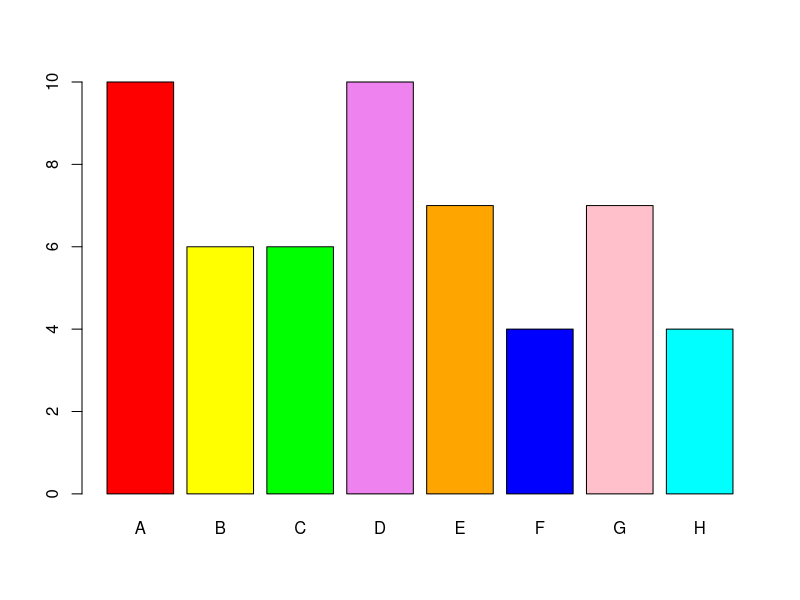
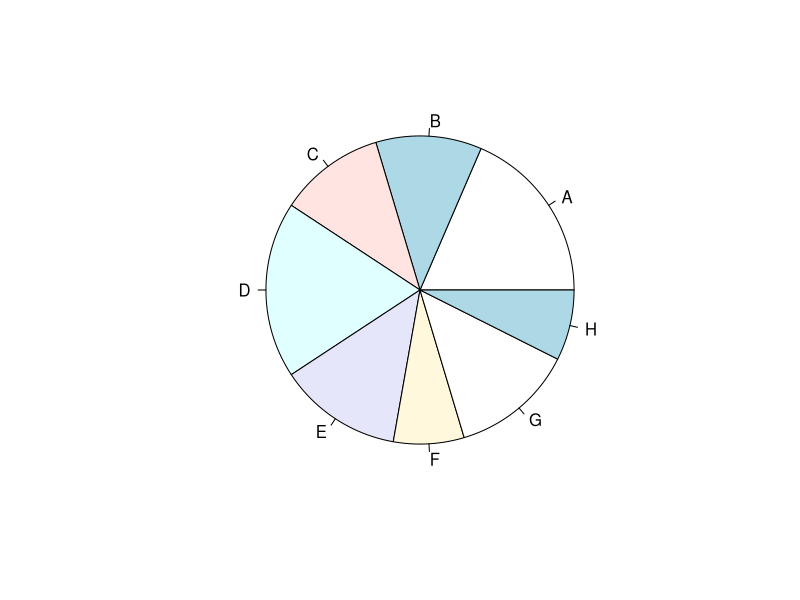
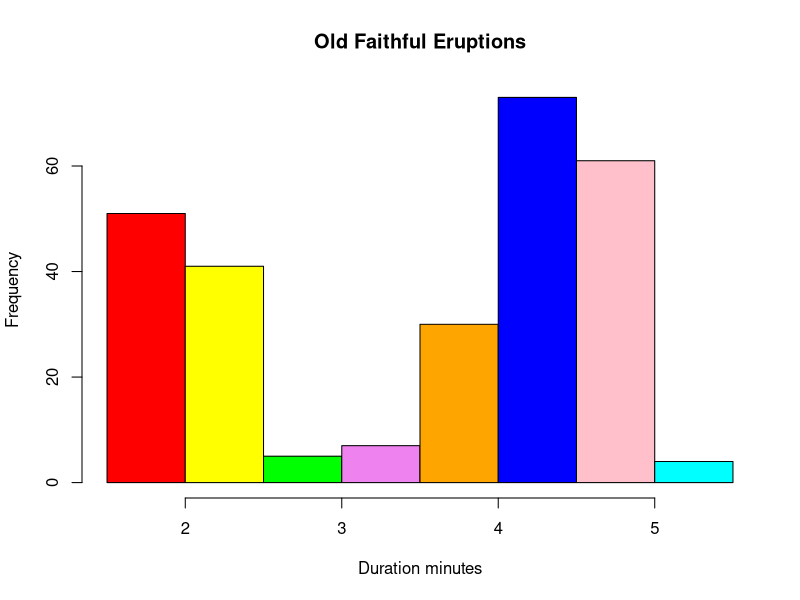
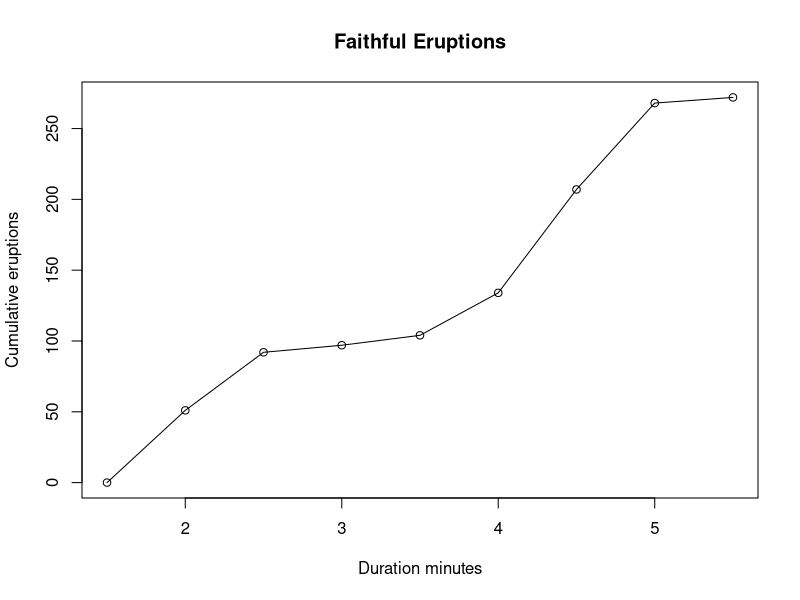
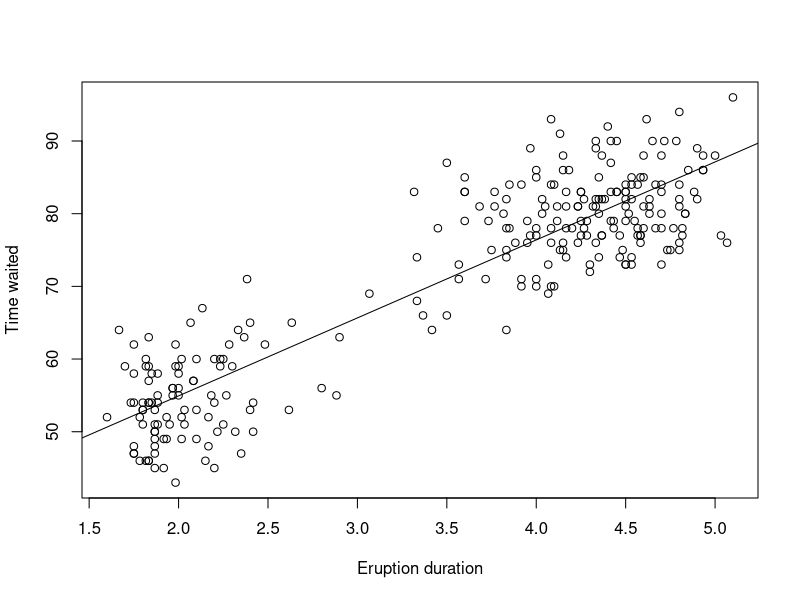
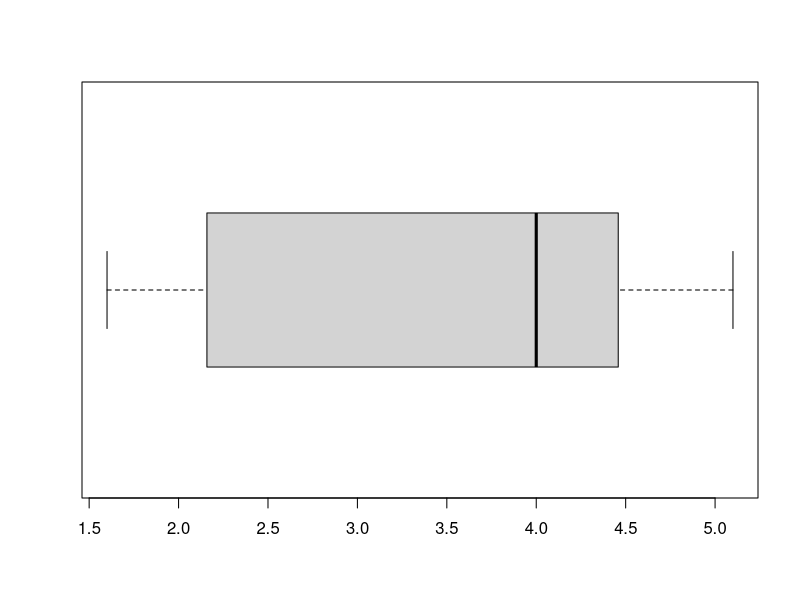
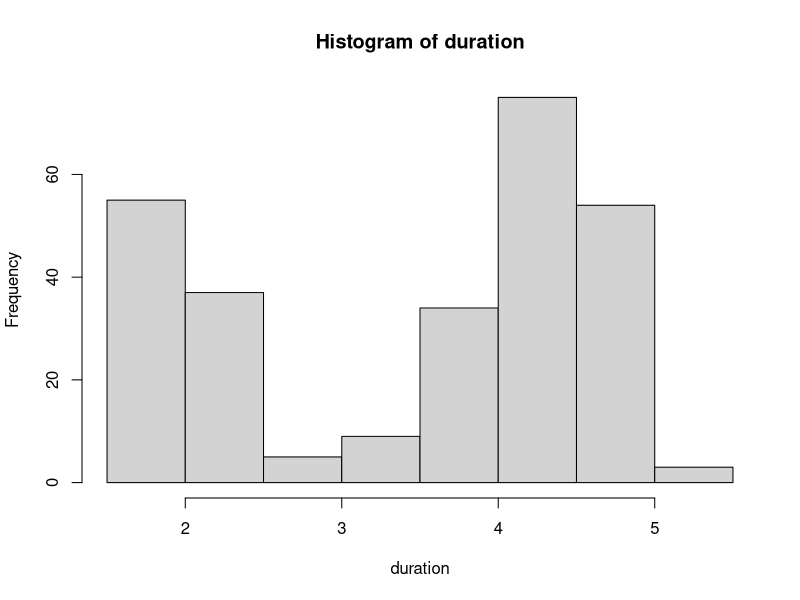
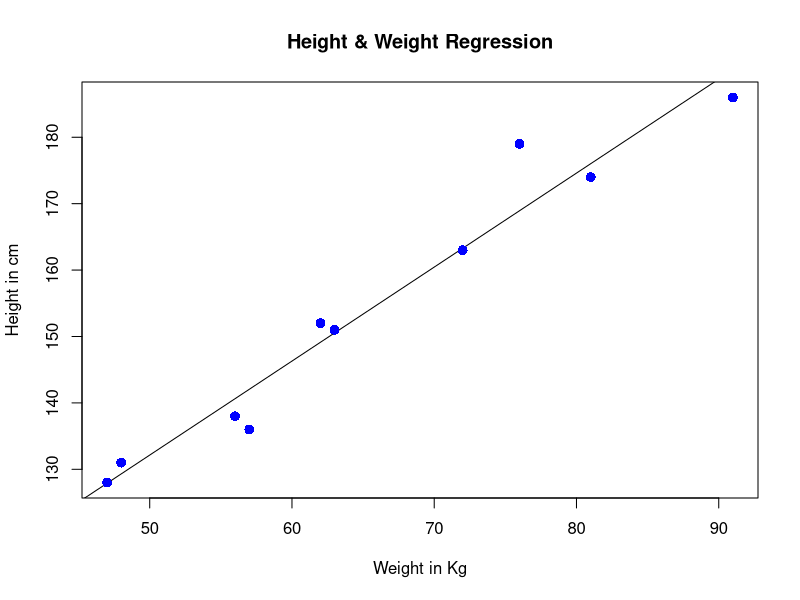

R code for these plots, in order: (Note: this script raises an error after producing the figures.)





#1. Matrix
A = matrix( 
  c(2, 4, 3, 1, 5, 7), # the data elements 
  nrow=2,              # number of rows 
  ncol=3,              # number of columns 
  byrow = TRUE)
A[2,3] # element at row 2 and column 3
A[2,] # all elements at row 2
A[,3] # all elements at column 3
A[ ,c(1,3)]  # the 1st and 3rd columns 

#Naming rows and columns
dimnames(A) = list( 
  c("row1", "row2"),         # row names 
  c("col1", "col2", "col3")) # column names 
A["row1",]

#Transpose of a matrix
t(A)

# Deconstructing a matrix 
c(A)





#2. Lists

a= c(2, 3, 5) 
b = c("aa", "bb", "cc", "dd", "ee") 
c= c(TRUE, FALSE, TRUE, FALSE, FALSE) 
x = list(a, c, b, "My list")
x[1]       # first member of the list
x[c(1,2)]  # first and second member of the list

x[[1]][1]=6 # Modifiying the content of the first member
x[1]

# Naming Lists

y = list(mary=c(1991, 3, 5), dan=c("aa", "bb")) 
y
y['mary']
y$dan
y[['dan']][1]="new"
y$dan



#DataFrames
mtcars #built it dataframe

head(mtcars) # preview of the data, first 6 rows
nrow(mtcars) # number of rows
ncol(mtcars) #number of columns

mtcars[1]
mtcars[c("mpg", "hp")] # two columns
mtcars[c(3, 24),]  # two rows
mtcars["Camaro Z28",]  # row by its name
mtcars[[3]][mtcars$am == 0]



#Stats with R

#1.QUALITATIVE DATA

# Data used : painters built in dataframe
library(MASS)

help(painters)
head(painters)

summary(painters) #sumamry of dataframe

str(painters) # structure of dataframe





school = painters$School      # the painter schools 
school.freq = table(school)   # applying the table function to get the distribution
cbind(school.freq)    # applying the cbind function so the results can be in acolumn format

school.relfreq = (school.freq / nrow(painters))*100  # getting the relative fre qency distribution

cbind(school.relfreq)





#BARPLOT with colors
colors = c("red", "yellow", "green", "violet",  "orange", "blue", "pink", "cyan") 
barplot(school.freq, col=colors)

#pie chart
pie(school.freq)




#categorical statistics

#Finding the mean composition score of school C in the data set painters.

c_painters = painters[ school == "C" , ]  # child data set
c_painters

mean(c_painters$Composition) 

#Finding the mean composition score of all schools in the data set painters.
Mean_of_all_schools=tapply(painters$Composition, painters$School, mean)
cbind(Mean_of_all_schools)




#2. Quantitative Data

#Data used : Built in Dataframe faithful

# Getting overview of the data
help(faithful) 

head(faithful)

summary(faithful)

str(faithful)


# Finding the frequency, relative and cumulative frequency distribution of the eruption durations in faithful.
#1.Find the range
duration=faithful$eruptions
range(duration)

#2. Breaking the range into non -overlapping intervals
breaks = seq(1.5, 5.5, by=0.5)    # half-integer sequence 
breaks

#3. classify the data into the intervals
duration.cut = cut(duration, breaks, right=FALSE)
duration.cut

duration.freq=table(duration.cut)
duration.Relfreq=table(duration.cut)/nrow(faithful)
duration.cumfreq=cumsum(duration.freq)

cbind(duration.freq,duration.Relfreq,duration.cumfreq)







# histogram
colors = c("red", "yellow", "green", "violet", "orange", "blue", "pink", "cyan")


hist(duration,    # apply the hist function 
     right=FALSE,    # intervals closed on the left 
     col=colors,     # set the color palette 
     main="Old Faithful Eruptions", # the main title 
     xlab="Duration minutes")       # x-axis label)


# cumulative frequency graph
cumfreq0 = c(0, cumsum(duration.freq)) 
plot(breaks, cumfreq0,            # plot the data 
     main="Faithful Eruptions",  # main title 
     xlab="Duration minutes",        # x???axis label 
     ylab="Cumulative eruptions")   # y???axis label 
lines(breaks, cumfreq0)           # join the points


#stem leaf plot

stem(faithful$eruptions)


#scatter

duration = faithful$eruptions      # the eruption durations 
waiting = faithful$waiting         # the waiting interval 
plot(duration, waiting,            # plot the variables 
     xlab="Eruption duration",        # x???axis label 
     ylab="Time waited")              # y???axis label


abline(lm(waiting ~ duration))



#3.Numerical Mesures

#Mean
mean(duration)

# Median

median(duration)

#Quartile
quantile(duration)

#Percintile
quantile(duration, c(0.38,0.67))

#range

range=max(duration)-min(duration)

range

#Interquartile Range

IQR(duration)


#boxplot

duration = faithful$eruptions       # the eruption durations 
boxplot(duration, horizontal=TRUE)  # horizontal box plot


#variance
var(duration)

#standard deviation
sd(duration)

#covariance

waiting = faithful$waiting # the waiting period 
cov(duration, waiting)

#correlation coefficient
duration = faithful$eruptions   # eruption durations 
waiting = faithful$waiting      # the waiting period 
cor(duration, waiting)          # apply the cor functio


#central moment

library(e1071)                  # load e1071 
duration = faithful$eruptions   # eruption durations 
moment(duration, order=3, center=TRUE) 


# skewness

duration = faithful$eruptions     # eruption durations 
skewness(duration)                # apply the skewness function 


# Kurtosis
kurtosis(duration)                # apply the kurtosis function
hist(duration)



#4. Probability Distributions
#===================================================================================================

#4.1 Binomial Distribuition

#example: Probaility of getting 4 questionbs correct on a 12 multiplte choice quiz. Only one answer can be correct out of 5 other choices
dbinom(4, size=12, prob=0.2)  #exactly 4 questions,  probility of getting one correct =1/5=0.2
pbinom(4, size=12, prob=0.2)  # 4 or less questions by random



#4.2 Poisson Distribution
# example : If there are twelve cars crossing a bridge per minute on average, the probability of having seventeen or more cars crossing the bridge in a particular minute is:
ppois(16, lambda=12)




#4.3 Contionuous uniform  Distribution
#example : Selecting ten random numbers between one and three
cbind(runif(10, min=1, max=3) )





#Exponential Distribution
#example :Suppose the mean checkout time of a supermarket cashier is three minutes. Find the probability of a customer checkout being completed by the cashier in less than two minutes.

pexp(2, rate=1/3) 






# normal distribution

# example : Assume that the test scores of a college entrance exam fits a normal distribution. Furthermore, the mean test score is 72, and the standard deviation is 15.2. What is the percentage of students scoring 84 or more in the exam?

pnorm(84, mean=72, sd=15.2, lower.tail=FALSE) 




#5. simple linear regression
#=================================================

# Values of height
x= c(151, 174, 138, 186, 128, 136, 179, 163, 152, 131)

# Values of weight.
y=c(63, 81, 56, 91, 47, 57, 76, 72, 62, 48)


rel=lm(y~x)
summary(rel)


# Find weight of a person with height 170.
a = data.frame(x=170)
result = predict(rel,a)
print(result)

# Give the chart file a name.
#png(file = "linearregression.png")

# Plot the chart.
plot(y,x,col = "blue",main = "Height & Weight Regression",
     abline(lm(x~y)),cex = 1.3,pch = 16,xlab = "Weight in Kg",ylab = "Height in cm")

# Save the file.
#dev.off()




#.6 Multiple linear regression
#===================================================================================

input <- mtcars[,c("mpg","disp","hp","wt")]
input
# Create the relationship model.
model <- lm(mpg~disp+hp+wt, data = input)

a <- coef(model)[1]
Xdisp <- coef(model)[2]
Xhp <- coef(model)[3]
Xwt <- coef(model)[4]

print(Xdisp)
print(Xhp)
print(Xwt)
print(a)


# Sample 
Y = 37.15+(-0.000937)*221+(-0.0311)*102+(-3.8008)*2.91

Y



#.7 Logistics regression
#===================================================================================
input <- mtcars[,c("am","cyl","hp","wt")]
input

am.data = glm(formula = am ~ cyl + hp + wt, data = input, family = binomial)

print(summary(am.data))



#8. Decision Tree
#===================================================================================
#install.packages("party") # Package used to create Decision Trees

# Load the party package. It will automatically load other dependent packages.
#library(party)

# Print some records from data set readingSkills.
print(head(readingSkills))


input.dat <- readingSkills[c(1:105),]
input.dat
# Create the tree.
output.tree <- ctree(
  nativeSpeaker ~ age + shoeSize + score, 
  data = input.dat)
output.tree
plot(output.tree)




